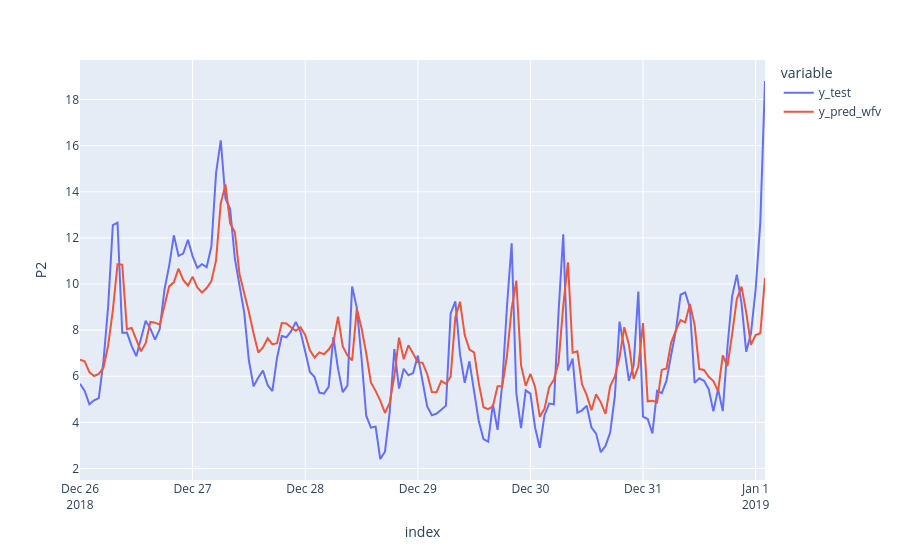

Notebook code cell kept with this figure:
### Code cell
df_pred_test = pd.DataFrame(
    {"y_test":y_test, "y_pred_wfv":y_pred_wfv}
)

fig = px.line(df_pred_test, labels={"value":"P2"})
fig.show()

### Figure 1 — Plotly figure (JSON) as saved in the notebook; plotly's stock layout.template omitted (floating-point values rounded to 4 significant figures; data arrays with more than 128 entries replaced by an {"elided": "..."} marker saying what was removed)
{"data": [{"hovertemplate": "variable=y_test<br>index=%{x}<br>P2=%{y}<extra></extra>", "legendgroup": "y_test", "line": {"color": "#636efa", "dash": "solid"}, "marker": {"symbol": "circle"}, "mode": "lines", "name": "y_test", "orientation": "v", "showlegend": true, "type": "scatter", "x": {"elided": "147 str values"}, "xaxis": "x", "y": {"elided": "147 float values"}, "yaxis": "y"}, {"hovertemplate": "variable=y_pred_wfv<br>index=%{x}<br>P2=%{y}<extra></extra>", "legendgroup": "y_pred_wfv", "line": {"color": "#EF553B", "dash": "solid"}, "marker": {"symbol": "circle"}, "mode": "lines", "name": "y_pred_wfv", "orientation": "v", "showlegend": true, "type": "scatter", "x": {"elided": "147 str values"}, "xaxis": "x", "y": {"elided": "147 float values"}, "yaxis": "y"}], "layout": {"legend": {"title": {"text": "variable"}, "tracegroupgap": 0}, "margin": {"t": 60}, "xaxis": {"anchor": "y", "domain": [0, 1], "title": {"text": "index"}}, "yaxis": {"anchor": "x", "domain": [0, 1], "title": {"text": "P2"}}}}
